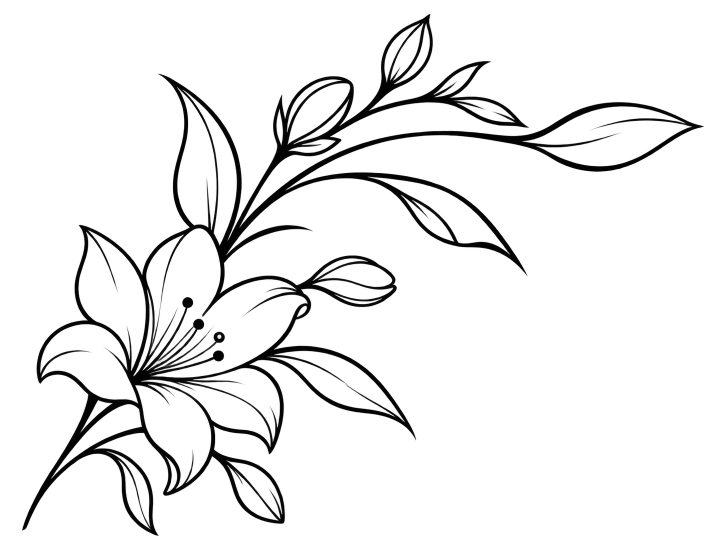
#> input picture brand/motif-lys-original.png, 1428 x 1101 px (shown at 1/2 size)
$ python prepare-logo.py ../brand/motif-lys-original.png
#> lines starting #> are read from the running program, lines starting #| are printed output that depends on the picture
#!/usr/bin/env python3
"""
Prépare src/assets/logo.png à partir du logo fourni par le salon.

Deux formes de livraison se présentent, et le script reconnaît laquelle
il a reçu. Un PNG **déjà transparent** n'est que rogné et réduit. Tout ce
qui suit ne concerne que l'autre cas.

Le fichier sur fond crème, sans transparence, avec
une ligne d'adresse sous l'enseigne. Trois transformations :

1. Le fond crème devient transparent, pour que le logo se pose aussi
   bien sur le blanc de la page que sur le crème d'un encart. Le fond du
   fichier source est uni à deux valeurs près (bruit mesuré : 2/255), on
   peut donc détourer sur la distance au fond sans toucher au dessin.

   L'opacité suit cette distance, mais la couleur du pixel est conservée
   telle quelle : la « démultiplication » habituelle suppose une encre
   sombre sur fond clair et transforme le rose tendre des lys en
   framboise saturée. Ici les lys gardent la teinte qu'on leur a donnée.

2. La ligne d'adresse est retirée. Elle porte « 30290 Rue de la
   République Laudun » : le code postal occupe la place du numéro, le
   254 manque et la commune est amputée de « l'Ardoise ». Le site
   affiche l'adresse en texte, correctement ; le logo n'a pas à la
   répéter, encore moins fausse. À faire corriger sur le fichier source.

3. Une bavure est effacée. Le fichier source porte, dans le blanc du
   « u » de Beauty, une goutte grise d'une trentaine de pixels : un
   reste de gomme floue, posée dans le vide, qui ne recouvre aucun
   trait. Elle se distingue du dessin sans ambiguïté — l'antialiasing
   des lettres ne s'éloigne jamais de plus de 2 ou 3 pixels de l'encre
   franche, la bavure s'en écarte de 14 — et c'est ce critère, non un
   cadre codé en dur, qui la désigne.

4. Le feuillage du coin haut-gauche est écarté : il déborde des bords
   dans le fichier d'origine, et un rameau coupé net au ras d'un bloc ne
   ressemble pas à une intention.

Les deux découpes sont **relevées sur le fichier**, pas codées en dur :
l'adresse est la dernière bande de pixels isolée par un grand blanc, le
feuillage est le groupe de colonnes que sépare du script la plus large
gouttière. Un logo re-livré avec d'autres marges passe donc sans
retoucher ce script. Il imprime ce qu'il a trouvé : vérifier ces
nombres après un changement de source.

    pip install Pillow numpy
    python3 scripts/prepare-logo.py brand/logo-original.png
"""
import pathlib
import sys

import numpy as np
from PIL import Image
from scipy.ndimage import binary_dilation, distance_transform_edt, label

OUT = pathlib.Path('src/assets/logo.png')
MARQUE = pathlib.Path('public/logo-mark.png')
LARGEUR_MAX = 1300   # le pied de page l'affiche à 268 px au plus
LARGEUR_MARQUE = 560 # l'en-tête l'affiche à 114 px au plus
ENCRE = 18          # distance au fond à partir de laquelle c'est du dessin
SEUIL, RAMPE = 3.0, 14.0
BLANC_ADRESSE = 60  # lignes vides qui détachent l'adresse de l'enseigne
GOUTTIERE = 60      # colonnes vides qui détachent le feuillage du script


# [67 lines left out: functions effacer_bavures, milieu, groupes, not called in this run]


def deja_detoure(src: str) -> bool:
    """Le fichier porte-t-il déjà sa transparence ?

    Les livraisons alternent entre deux formes : un aplat crème opaque,
    qu'il faut détourer, et un PNG déjà transparent. Confondre les deux
    est destructeur — sous les pixels transparents le RGB vaut souvent
    noir, si bien que la chaîne de détourage relèverait un « fond noir »
    et effacerait le dessin au lieu du vide.
    """
#> called with src = '../brand/motif-lys-original.png'
    im = Image.open(src)
#> im is the input picture: PIL image 1428x1101 RGBA; mean R, G, B, A 0, 0, 0, 18.3
    if im.mode not in ('RGBA', 'LA'):
        return False
    alpha = np.asarray(im.convert('RGBA'))[:, :, 3]
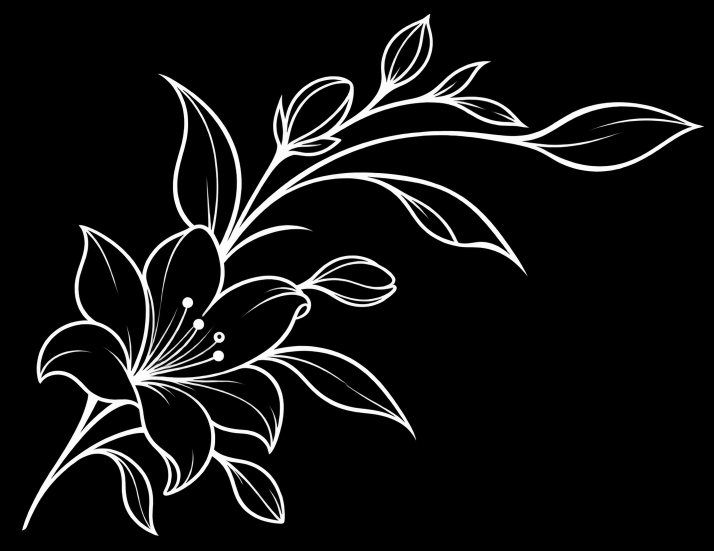
#> alpha: shape (1101, 1428) (shown at 1/2 size); min 0, max 255, mean 18.3
    return bool((alpha < 10).mean() > 0.2)


def reduire(im: Image.Image) -> Image.Image:
    if im.width <= LARGEUR_MAX:
        return im
    return im.resize((LARGEUR_MAX, round(im.height * LARGEUR_MAX / im.width)), Image.LANCZOS)


def enregistrer(im: Image.Image) -> None:
    OUT.parent.mkdir(parents=True, exist_ok=True)
    im.save(OUT, optimize=True)
    print(f'{OUT}  {im.width}x{im.height}  {OUT.stat().st_size / 1024:.0f} Ko')
    marque(im)


# [37 lines left out: function marque, not called in this run]


def passer_tel_quel(src: str) -> None:
    """Rogner et réduire, rien de plus : le fichier est déjà propre."""
#> called with src = '../brand/motif-lys-original.png'
    im = Image.open(src).convert('RGBA')
    alpha = np.asarray(im)[:, :, 3]
    ys, xs = np.nonzero(alpha > 6)
    im = im.crop((int(xs.min()), int(ys.min()), int(xs.max()) + 1, int(ys.max()) + 1))
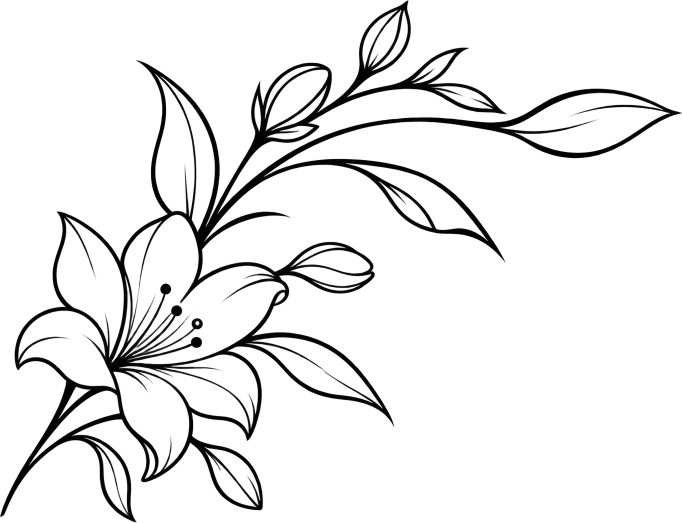
#> im: PIL image 1364x1046 RGBA (shown at 1/2 size); mean R, G, B, A 0, 0, 0, 20.2; transparent parts drawn white
    print('fichier déjà transparent : rognage et réduction seulement')
    enregistrer(reduire(im))
#> in reduire, `return im.resize((LARGEUR_MAX, round(im.height * LARGEUR_MAX / im.widt..`:
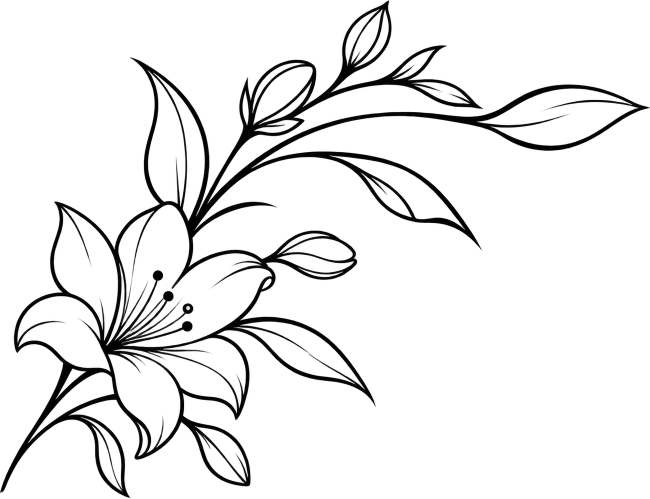
#> returned value: PIL image 1300x997 RGBA (shown at 1/2 size); mean R, G, B, A 0, 0, 0, 20.2; transparent parts drawn white


def main(src: str) -> None:
    if deja_detoure(src):
        return passer_tel_quel(src)

    rgb = np.asarray(Image.open(src).convert('RGB')).astype(np.float64)
    h, w, _ = rgb.shape

    # Le fond, relevé dans un coin plutôt que supposé.
    fond = np.median(rgb[h - 30:h - 2, w - 30:w - 2].reshape(-1, 3), axis=0)
    ecart = np.abs(rgb - fond).max(axis=2)
    dessin = ecart > ENCRE
    print(f'source {w}x{h}, fond rgb{tuple(int(c) for c in fond)}')

    # 1. L'adresse : dernière bande, si un vrai blanc la détache.
    bandes = groupes(dessin.any(axis=1), BLANC_ADRESSE)
    bas = milieu(bandes, len(bandes) - 1) if len(bandes) > 1 else h
    print(f'  bandes {bandes} -> on coupe sous y={bas}')

    # 2. Le feuillage : dans la moitié basse, là où le script est seul à
    #    gauche, c'est le groupe que la plus large gouttière précède.
    cols = dessin[int(bas * 0.45):bas].any(axis=0)
    cg = groupes(cols, GOUTTIERE)
    gauche = milieu(cg, 1) if len(cg) > 1 else 0
    print(f'  colonnes {cg} -> on coupe à gauche de x={gauche}')

    # 3. Le rameau se déploie vers la droite et dépasse cette coupe : il
    #    reste des feuilles au-dessus du script. Elles forment leur propre
    #    bande, que sépare un large blanc. Le script étant le plus haut de
    #    ce qui subsiste, on part de sa bande à lui.
    restant = groupes(dessin[:bas, gauche:].any(axis=1), BLANC_ADRESSE)
    plus_haute = max(range(len(restant)), key=lambda i: restant[i][1] - restant[i][0])
    haut = milieu(restant, plus_haute) if plus_haute else 0
    print(f'  bandes restantes {restant} -> on coupe au-dessus de y={haut}')

    # 4. Les bavures du fichier source, avant tout rognage : la mesure
    #    de distance a besoin du dessin entier autour d'elles.
    rose = (rgb[:, :, 0] - rgb[:, :, 1]) > 25
    journal = []
    bavure = effacer_bavures(ecart, rose, ecart >= 90, journal)
    for ligne in journal:
        print(f'  {ligne}')
    if not journal:
        print('  aucune bavure détectée')

    alpha = np.clip((ecart - SEUIL) / RAMPE, 0, 1)
    # Effacement adouci sur un pixel, pour ne pas substituer une arête
    # nette au flou qu'on retire.
    lisiere = binary_dilation(bavure) & ~bavure
    alpha[bavure] = 0
    alpha[lisiere] *= 0.5

    alpha = alpha[haut:bas, gauche:]
    rgb = rgb[haut:bas, gauche:]

    # Rogner au dessin, pour que la mise en page du site n'ait pas à
    # compenser une marge invisible.
    ys, xs = np.where(alpha > 0.06)
    t, b = ys.min(), ys.max() + 1
    l, r = xs.min(), xs.max() + 1
    rgb, alpha = rgb[t:b, l:r], alpha[t:b, l:r]

    # Sous les pixels transparents, le crème d'origine subsiste et gonfle
    # le fichier pour rien : PNG compresse par ligne, un aplat se répète
    # beaucoup mieux que du bruit.
    rgb[alpha == 0] = 0

    arr = np.dstack([rgb, alpha * 255]).astype(np.uint8)
    enregistrer(reduire(Image.fromarray(arr, 'RGBA')))


if __name__ == '__main__':
    if len(sys.argv) != 2:
        sys.exit(__doc__)
#> (the run stopped early here; a loop or call above may not have finished)
